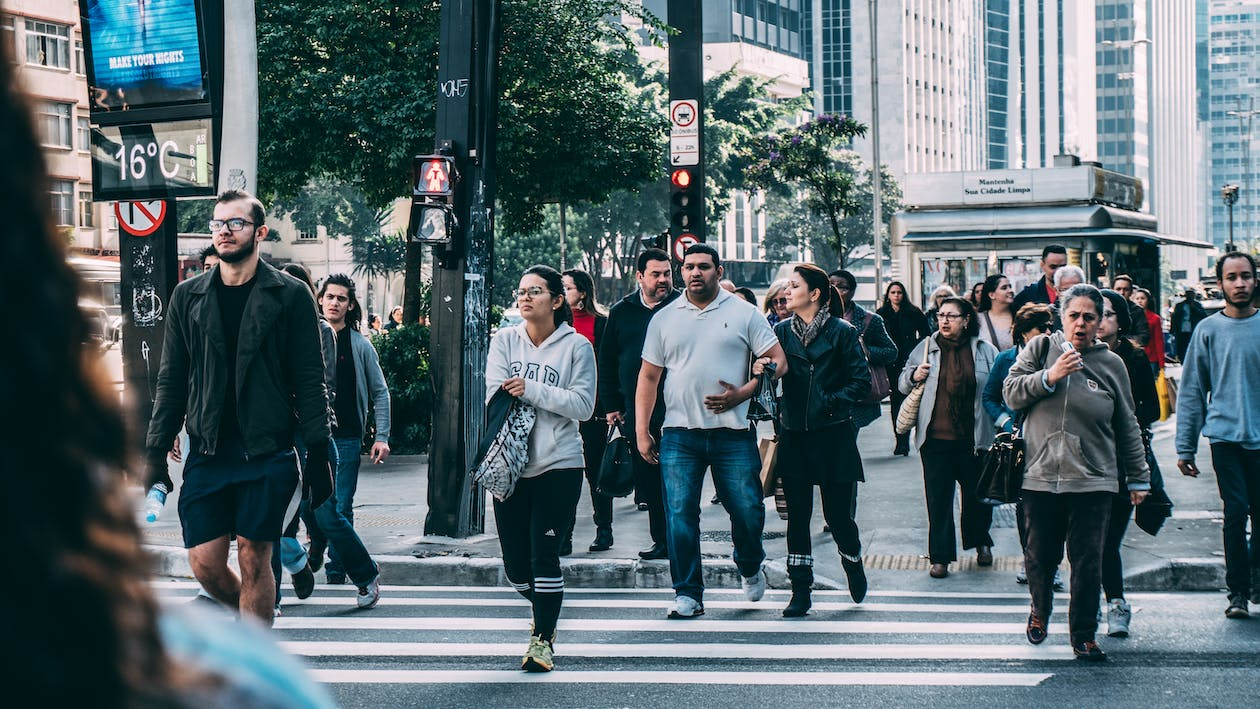
#> input picture Object Tracking/yolo/images/people.jpeg, 1260 x 709 px, given in place of the camera
$ python FaceTracking.py
#> lines starting #> are read from the running program, lines starting #| are printed output that depends on the picture
import numpy as np
import cv2
from time import sleep

face_cascade = cv2.CascadeClassifier('./haarcascade_frontalface_default.xml')
cap = cv2.VideoCapture(0)
sleep(1)
ret, frame = cap.read()
#> frame is the input picture: shape (709, 1260, 3); mean B, G, R 110.8, 105.4, 88.6
face_rects = face_cascade.detectMultiScale(frame)
#> face_rects = 14 rows, first 6: [644, 261, 35, 35], [931, 303, 32, 32], [317, 284, 37, 37], [31, 104, 35, 35], [676, 251, 42, 42], [1221, 262, 38, 38]
(face_x, face_y, w, h) = tuple(face_rects[0])
#> face_x = 644; face_y = 261; w = 35; h = 35
track_window = (face_x, face_y, w, h)
#> track_window = (644, 261, 35, 35)

roi = frame[face_y:face_y + h, face_x:face_x + w]
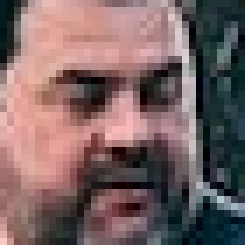
#> roi: shape (35, 35, 3) (shown 7 times larger); mean B, G, R 98.9, 98.8, 121.3

hsv_roi = cv2.cvtColor(roi, cv2.COLOR_BGR2HSV)
#> hsv_roi: shape (35, 35, 3); mean H, S, V 73.4, 84.3, 127.3
# image
# channel (hue as [0])
# mask=None
# [180] number of bins
# [0, 180] range of possible hue values
roi_hist = cv2.calcHist([hsv_roi], [0], None, [180], [0, 180])
#> roi_hist = 180 values, max 111 at index 4, min 0 at index 10, mean 6.81
cv2.normalize(roi_hist, roi_hist, 0, 255, cv2.NORM_MINMAX)

# cv2.TERM_CRITERIA_EPS: This flag indicates that the termination criteria is based on the desired accuracy (epsilon).
# cv2.TERM_CRITERIA_COUNT: This flag indicates that the termination criteria is based on the maximum number of iterations.
# 10: This parameter specifies the maximum number of iterations allowed. In this case, it is set to 10, meaning the iterative algorithm will terminate after 10 iterations if the other termination condition is not met.
# 1: This parameter specifies the desired accuracy (epsilon) for the iterative algorithm. It is used when cv2.TERM_CRITERIA_EPS flag is set. In this case, it is set to 1, indicating a relatively low level of accuracy.
term_crit = (cv2.TERM_CRITERIA_EPS | cv2.TERM_CRITERIA_COUNT, 10, 1)

while True:
    ret, frame = cap.read()

    if not ret:
        break

    hsv = cv2.cvtColor(frame, cv2.COLOR_BGR2HSV)
#> hsv: shape (709, 1260, 3); mean H, S, V 93.5, 112.1, 114.6
    # [hsv] - The input image in the HSV color space
    # [0] - hue channel of the image
    # roi_hist - The histogram of the region of interest (ROI) previously calculated from the face
    # [0, 180] - The range of values for the histogram bins. In the HSV color space, the hue channel values range from 0 to 180
    # 1 - The scaling factor applied to the back projection histogram (no scale)

    # Back projection is a technique that highlights regions in the image that have similar pixel
    # distributions to the histogram. The resulting back projection image is stored in the variable dst.
    dst = cv2.calcBackProject([hsv], [0], roi_hist, [0, 180], 1)
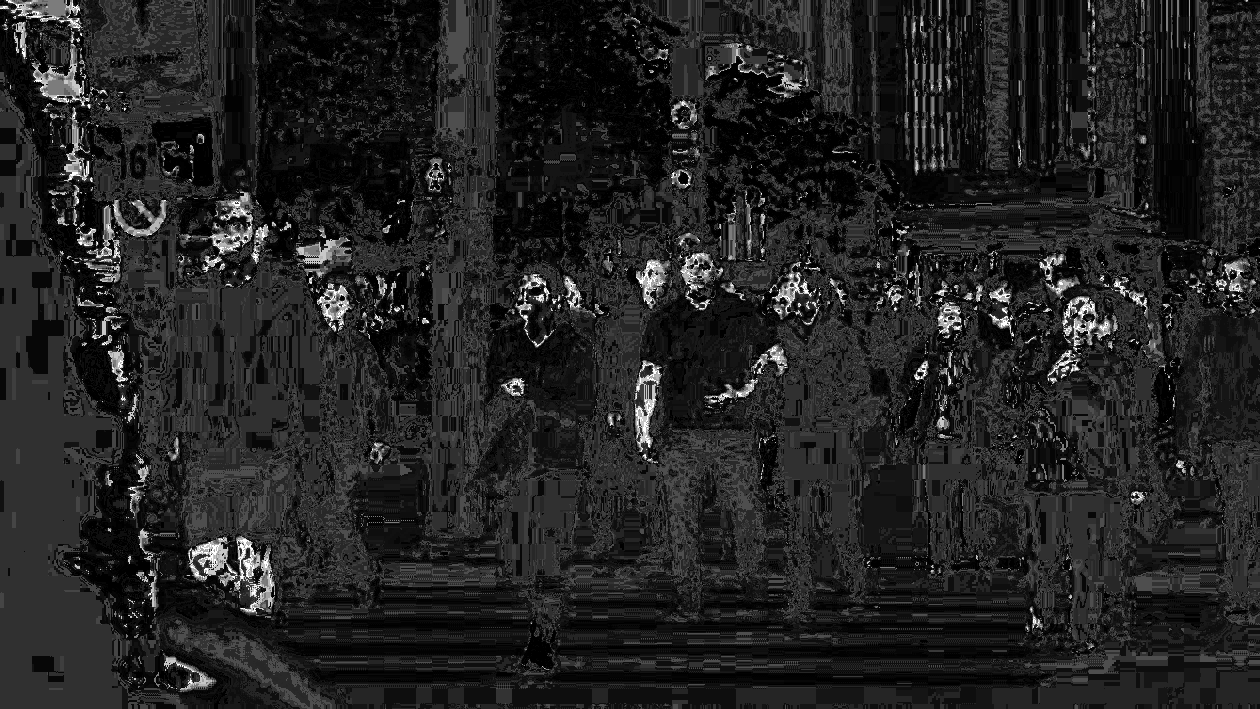
#> dst: shape (709, 1260); min 0, max 255, mean 34.7
    # dst - The back projection image calculated in the previous step.
    # track_window - The current position and size of the tracked object's bounding box.
    # It represents the region to search for the object in the current frame.
    # term_crit - The termination criteria for the mean-shift algorithm, as defined earlier.

    # The cv2.meanShift function performs the mean-shift algorithm on the back projection
    # image dst to track the object within the specified track_window. It searches for the
    # peak in the back projection image and updates the position of the track_window to the
    # new location of the object. The function returns two values: ret, which indicates whether
    # the algorithm successfully converged, and track_window, which contains the updated position
    # and size of the tracked object's bounding box.

    ret, track_window = cv2.meanShift(dst, track_window, term_crit)
#> ret = 4; track_window = (634, 258, 35, 35)
    x, y, w, h = track_window
#> x = 634; y = 258
    img2 = cv2.rectangle(frame, (x, y), (x + w, y + h), (255, 0, 0), 5)

    # [4 lines of commented-out code are left out]

    cv2.imshow('Image', img2)
    sleep(1 / 60)  # fps

    if cv2.waitKey(1) & 0xFF == ord('q'):
#> (key q is pressed here)
        break

cap.release()
cv2.destroyAllWindows()
